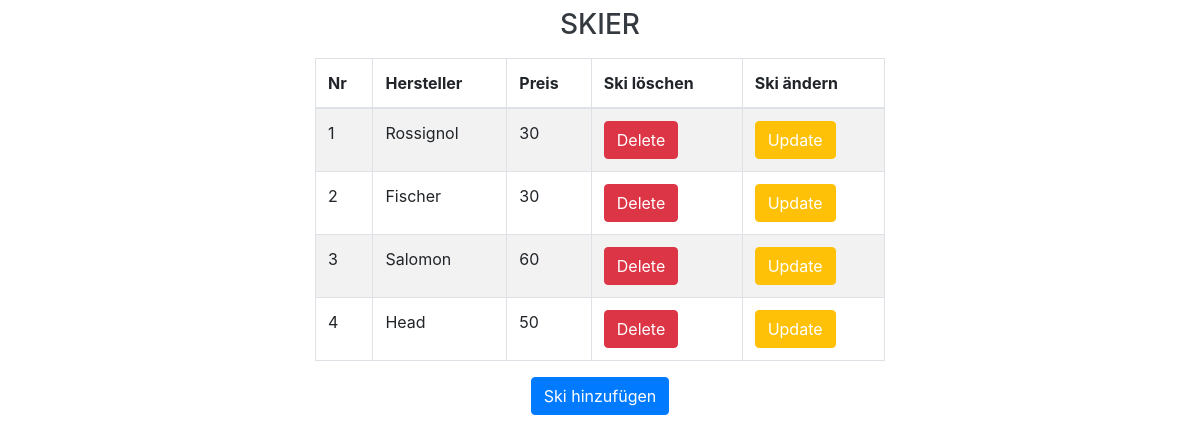
The page /skier/index.php on the database its author committed.
### tables this page shows
CREATE TABLE `skier` (
  `id` int(11) NOT NULL,
  `hersteller` varchar(50) DEFAULT NULL,
  `preis` int(11) DEFAULT NULL
);

### skier/index.php (the view, shortened to what this page needs)
<?php
require dirname(__DIR__) . '/connect/connect.php';
$stmt = $pdo->prepare('SELECT * FROM `skier`');
$stmt->execute();
$results = $stmt->fetchAll(PDO::FETCH_ASSOC);
?>
<!DOCTYPE html>
<html lang="en">
<head>
    <link rel="stylesheet" href="../assets/css/bootstrap.min.css">
</head>
<body>
    <h3 class="display-6 py-2 text-center text-dark">SKIER</h3>
    <div class="container w-50">
    <table class="table table-striped table-bordered">
        <thead>
            <tr>
                <th>Nr</th>
                <th>Hersteller</th>
                <th>Preis</th>
                <th>Ski löschen</th>
                <th>Ski ändern</th>
            </tr>
        </thead>
        <tbody>
            <?php foreach($results as $result):
            ?>
            <tr>
                <td><?php echo $result['id'] ?></td>
                <td><?php echo $result['hersteller'] ?></td>
                <td><?php echo $result['preis'] ?></td>
                <td><button class="btn btn-danger"><a href="./delete.php?deleteId=<?php echo $result['id'] ?>" class="text-white">Delete</a></button></td>
                <td><button class="btn btn-warning"><a href="./update.php?updateId=<?php echo $result['id'] ?>" class="text-white">Update</a></button></td>
            </tr>
            <?php endforeach; ?>
        </tbody>
    </table>
    <div class="d-flex justify-content-center mt-3">
        <button class="btn btn-primary"><a class="text-white" href="./submit.php">Ski hinzufügen</a></button>
    </div>
</body>
</html>

### rows shown on the page
skier: id "1", hersteller "Rossignol", preis "30"
skier: id "2", hersteller "Fischer", preis "30"
skier: id "3", hersteller "Salomon", preis "60"
skier: id "4", hersteller "Head", preis "50"
